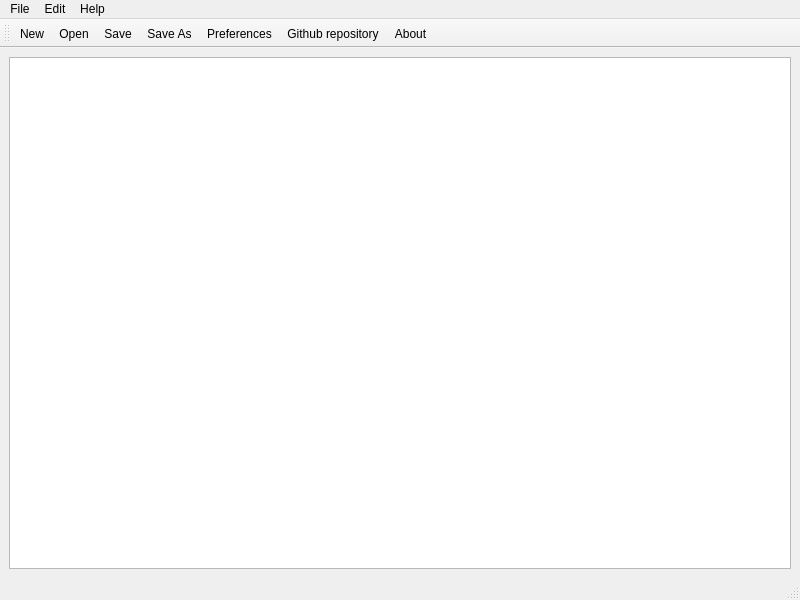
<?xml version="1.0" encoding="UTF-8"?>
<ui version="4.0">
 <class>MainWindow</class>
 <widget class="QMainWindow" name="MainWindow">
  <property name="geometry">
   <rect>
    <x>0</x>
    <y>0</y>
    <width>800</width>
    <height>600</height>
   </rect>
  </property>
  <property name="windowTitle">
   <string>MainWindow</string>
  </property>
  <widget class="QWidget" name="centralwidget">
   <layout class="QGridLayout" name="gridLayout">
    <item row="0" column="0">
     <layout class="QVBoxLayout" name="verticalLayout">
      <item>
       <widget class="QTextEdit" name="textEdit"/>
      </item>
     </layout>
    </item>
   </layout>
  </widget>
  <widget class="QMenuBar" name="menubar">
   <property name="geometry">
    <rect>
     <x>0</x>
     <y>0</y>
     <width>800</width>
     <height>21</height>
    </rect>
   </property>
   <widget class="QMenu" name="menuFile">
    <property name="title">
     <string>File</string>
    </property>
    <addaction name="action"/>
    <addaction name="actionOpen"/>
    <addaction name="actionSave"/>
    <addaction name="actionSave_As"/>
   </widget>
   <widget class="QMenu" name="menuEdit">
    <property name="title">
     <string>Edit</string>
    </property>
    <addaction name="actionPreferences"/>
   </widget>
   <widget class="QMenu" name="menuHelp">
    <property name="title">
     <string>Help</string>
    </property>
    <addaction name="actionAbout"/>
   </widget>
   <addaction name="menuFile"/>
   <addaction name="menuEdit"/>
   <addaction name="menuHelp"/>
  </widget>
  <widget class="QStatusBar" name="statusbar"/>
  <widget class="QToolBar" name="toolBar">
   <property name="windowTitle">
    <string>toolBar</string>
   </property>
   <attribute name="toolBarArea">
    <enum>TopToolBarArea</enum>
   </attribute>
   <attribute name="toolBarBreak">
    <bool>false</bool>
   </attribute>
   <addaction name="action"/>
   <addaction name="actionOpen"/>
   <addaction name="actionSave"/>
   <addaction name="actionSave_As"/>
   <addaction name="actionPreferences"/>
   <addaction name="actionGithub_repository"/>
   <addaction name="actionAbout"/>
  </widget>
  <action name="action">
   <property name="icon">
    <iconset resource="qtresources.qrc">
     <normaloff>:/icons/note_add_FILL0_wght400_GRAD0_opsz48.png</normaloff>:/icons/note_add_FILL0_wght400_GRAD0_opsz48.png</iconset>
   </property>
   <property name="text">
    <string>New</string>
   </property>
   <property name="toolTip">
    <string>New text file</string>
   </property>
   <property name="statusTip">
    <string>New text file</string>
   </property>
  </action>
  <action name="actionOpen">
   <property name="icon">
    <iconset resource="qtresources.qrc">
     <normaloff>:/icons/folder_open_FILL0_wght0_GRAD0_opszNaN.png</normaloff>:/icons/folder_open_FILL0_wght0_GRAD0_opszNaN.png</iconset>
   </property>
   <property name="text">
    <string>Open</string>
   </property>
   <property name="toolTip">
    <string>Open text file</string>
   </property>
   <property name="statusTip">
    <string>Open text file</string>
   </property>
  </action>
  <action name="actionPreferences">
   <property name="icon">
    <iconset resource="qtresources.qrc">
     <normaloff>:/icons/settings_FILL0_wght0_GRAD0_opszNaN.png</normaloff>:/icons/settings_FILL0_wght0_GRAD0_opszNaN.png</iconset>
   </property>
   <property name="text">
    <string>Preferences</string>
   </property>
   <property name="toolTip">
    <string>Edit preferences</string>
   </property>
   <property name="statusTip">
    <string>Edit preferences</string>
   </property>
  </action>
  <action name="actionAbout">
   <property name="icon">
    <iconset resource="qtresources.qrc">
     <normaloff>:/icons/info_FILL0_wght0_GRAD0_opszNaN.png</normaloff>:/icons/info_FILL0_wght0_GRAD0_opszNaN.png</iconset>
   </property>
   <property name="text">
    <string>About</string>
   </property>
   <property name="toolTip">
    <string>About this program</string>
   </property>
   <property name="statusTip">
    <string>About this program</string>
   </property>
  </action>
  <action name="actionSave">
   <property name="icon">
    <iconset resource="qtresources.qrc">
     <normaloff>:/icons/save_FILL0_wght400_GRAD0_opsz48.png</normaloff>:/icons/save_FILL0_wght400_GRAD0_opsz48.png</iconset>
   </property>
   <property name="text">
    <string>Save</string>
   </property>
   <property name="toolTip">
    <string>Save to disk</string>
   </property>
   <property name="shortcut">
    <string>Ctrl+S</string>
   </property>
  </action>
  <action name="actionSave_As">
   <property name="icon">
    <iconset resource="qtresources.qrc">
     <normaloff>:/icons/save_as_FILL0_wght400_GRAD0_opsz48.png</normaloff>:/icons/save_as_FILL0_wght400_GRAD0_opsz48.png</iconset>
   </property>
   <property name="text">
    <string>Save As</string>
   </property>
   <property name="toolTip">
    <string>Save as</string>
   </property>
   <property name="shortcut">
    <string>Ctrl+Shift+S</string>
   </property>
  </action>
  <action name="actionGithub_repository">
   <property name="icon">
    <iconset resource="qtresources.qrc">
     <normaloff>:/icons/public_FILL0_wght400_GRAD0_opsz48.png</normaloff>:/icons/public_FILL0_wght400_GRAD0_opsz48.png</iconset>
   </property>
   <property name="text">
    <string>Github repository</string>
   </property>
   <property name="toolTip">
    <string>Go to the Github repository</string>
   </property>
  </action>
 </widget>
 <resources>
  <include location="qtresources.qrc"/>
 </resources>
 <connections/>
</ui>
